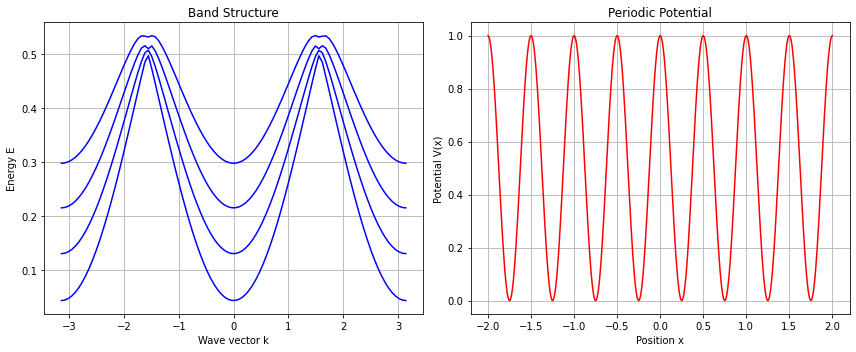

This chart was generated by the following Python code:
import numpy as np
import matplotlib.pyplot as plt
from scipy.linalg import eigh

def create_hamiltonian(N, V0, a):
    """
    Create the Hamiltonian matrix for a periodic potential.
    
    Args:
        N (int): Number of basis states
        V0 (float): Potential strength
        a (float): Lattice constant
    
    Returns:
        numpy.ndarray: Hamiltonian matrix
    """
    # Create kinetic energy matrix
    K = np.zeros((N, N))
    for i in range(N):
        k = 2 * np.pi * (i - N//2) / (N * a)
        K[i, i] = k**2 / 2

    # Create potential energy matrix
    V = np.zeros((N, N))
    for i in range(N):
        for j in range(N):
            if abs(i-j) == 1:
                V[i, j] = V0/4
            elif i == j:
                V[i, j] = V0/2

    return K + V

def calculate_band_structure(k_points, N, V0, a):
    """
    Calculate the band structure for given k-points.
    
    Args:
        k_points (numpy.ndarray): Array of k-points
        N (int): Number of basis states
        V0 (float): Potential strength
        a (float): Lattice constant
    
    Returns:
        numpy.ndarray: Eigenvalues for each k-point
    """
    energies = []
    
    for k in k_points:
        # Create Hamiltonian with Bloch phase factors
        H = create_hamiltonian(N, V0, a)
        for i in range(N):
            for j in range(N):
                H[i, j] *= np.exp(1j * k * a * (i-j))
        
        # Calculate eigenvalues
        eigenvals = eigh(H, eigvals_only=True)
        energies.append(eigenvals)
    
    return np.array(energies)

def plot_results(k_points, energies, V0, a, num_bands=4):
    """
    Plot the band structure and periodic potential.
    
    Args:
        k_points (numpy.ndarray): Array of k-points
        energies (numpy.ndarray): Array of energies
        V0 (float): Potential strength
        a (float): Lattice constant
        num_bands (int): Number of bands to plot
    """
    fig, (ax1, ax2) = plt.subplots(1, 2, figsize=(12, 5))
    
    # Plot band structure
    for band in range(num_bands):
        ax1.plot(k_points, energies[:, band], 'b-')
    
    ax1.set_xlabel('Wave vector k')
    ax1.set_ylabel('Energy E')
    ax1.set_title('Band Structure')
    ax1.grid(True)
    
    # Plot periodic potential
    x = np.linspace(-2*a, 2*a, 1000)
    V = V0 * np.cos(2*np.pi*x/a)**2
    
    ax2.plot(x, V, 'r-')
    ax2.set_xlabel('Position x')
    ax2.set_ylabel('Potential V(x)')
    ax2.set_title('Periodic Potential')
    ax2.grid(True)
    
    plt.tight_layout()
    plt.show()

# Simulation parameters
N = 50  # Number of basis states
V0 = 1.0  # Potential strength
a = 1.0  # Lattice constant
k_points = np.linspace(-np.pi/a, np.pi/a, 100)  # k-points in first Brillouin zone

# Run simulation
energies = calculate_band_structure(k_points, N, V0, a)
plot_results(k_points, energies, V0, a)

# Example usage:
if __name__ == "__main__":
    # Calculate and plot band structure
    energies = calculate_band_structure(k_points, N, V0, a)
    plot_results(k_points, energies, V0, a)
    
    # Optional: Print band gaps
    for i in range(min(3, N-1)):
        band_gap = np.min(energies[:, i+1]) - np.max(energies[:, i])
        print(f"Band gap {i+1}: {band_gap:.4f}")
